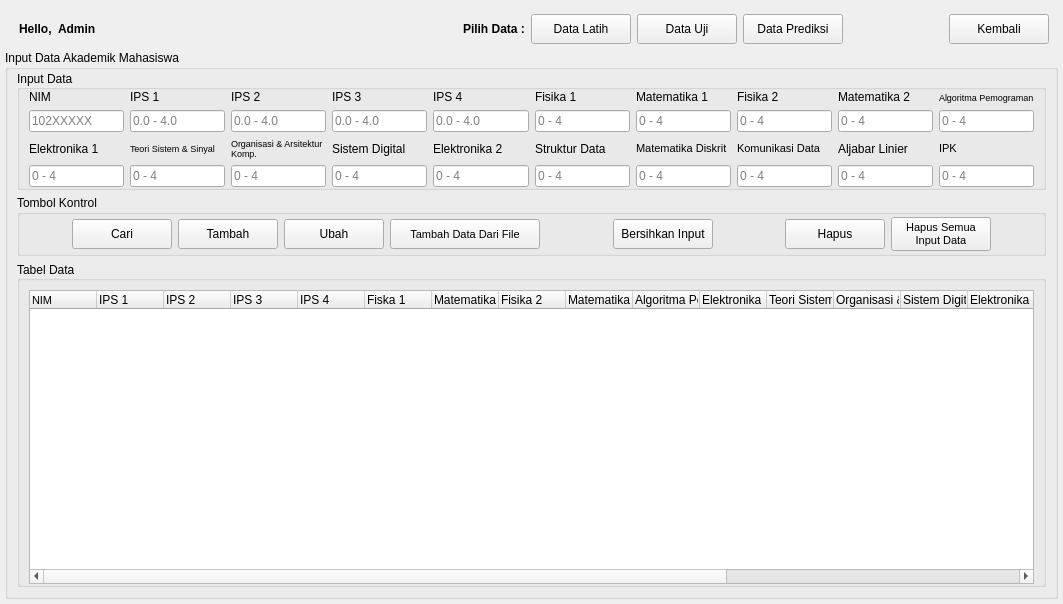
<?xml version="1.0" encoding="UTF-8"?>
<ui version="4.0">
 <class>MainWindow</class>
 <widget class="QMainWindow" name="MainWindow">
  <property name="geometry">
   <rect>
    <x>0</x>
    <y>0</y>
    <width>1063</width>
    <height>604</height>
   </rect>
  </property>
  <property name="windowTitle">
   <string>MainWindow</string>
  </property>
  <property name="windowIcon">
   <iconset resource="sourcesGambar.qrc">
    <normaloff>:/Main/logo_unikom_kuning.png</normaloff>:/Main/logo_unikom_kuning.png</iconset>
  </property>
  <widget class="QWidget" name="centralwidget">
   <layout class="QVBoxLayout" name="verticalLayout_2">
    <property name="leftMargin">
     <number>5</number>
    </property>
    <property name="topMargin">
     <number>5</number>
    </property>
    <property name="rightMargin">
     <number>5</number>
    </property>
    <property name="bottomMargin">
     <number>5</number>
    </property>
    <item>
     <widget class="QFrame" name="frame">
      <property name="frameShape">
       <enum>QFrame::NoFrame</enum>
      </property>
      <property name="frameShadow">
       <enum>QFrame::Raised</enum>
      </property>
      <layout class="QHBoxLayout" name="horizontalLayout_2">
       <property name="leftMargin">
        <number>9</number>
       </property>
       <property name="topMargin">
        <number>9</number>
       </property>
       <property name="rightMargin">
        <number>9</number>
       </property>
       <property name="bottomMargin">
        <number>0</number>
       </property>
       <item>
        <widget class="QLabel" name="lHelo">
         <property name="sizePolicy">
          <sizepolicy hsizetype="Minimum" vsizetype="Preferred">
           <horstretch>0</horstretch>
           <verstretch>0</verstretch>
          </sizepolicy>
         </property>
         <property name="maximumSize">
          <size>
           <width>40</width>
           <height>16777215</height>
          </size>
         </property>
         <property name="font">
          <font>
           <weight>75</weight>
           <bold>true</bold>
          </font>
         </property>
         <property name="text">
          <string>Hello,</string>
         </property>
         <property name="margin">
          <number>0</number>
         </property>
         <property name="indent">
          <number>5</number>
         </property>
        </widget>
       </item>
       <item>
        <widget class="QLabel" name="lAdmin">
         <property name="font">
          <font>
           <weight>75</weight>
           <bold>true</bold>
          </font>
         </property>
         <property name="text">
          <string>Admin</string>
         </property>
         <property name="margin">
          <number>0</number>
         </property>
         <property name="indent">
          <number>-1</number>
         </property>
        </widget>
       </item>
       <item>
        <spacer name="horizontalSpacer">
         <property name="orientation">
          <enum>Qt::Horizontal</enum>
         </property>
         <property name="sizeHint" stdset="0">
          <size>
           <width>40</width>
           <height>20</height>
          </size>
         </property>
        </spacer>
       </item>
       <item>
        <widget class="QLabel" name="lHelo_2">
         <property name="sizePolicy">
          <sizepolicy hsizetype="Minimum" vsizetype="Preferred">
           <horstretch>0</horstretch>
           <verstretch>0</verstretch>
          </sizepolicy>
         </property>
         <property name="maximumSize">
          <size>
           <width>16777215</width>
           <height>16777215</height>
          </size>
         </property>
         <property name="font">
          <font>
           <weight>75</weight>
           <bold>true</bold>
          </font>
         </property>
         <property name="text">
          <string>Pilih Data :</string>
         </property>
         <property name="margin">
          <number>0</number>
         </property>
         <property name="indent">
          <number>5</number>
         </property>
        </widget>
       </item>
       <item>
        <widget class="QPushButton" name="pbLatih">
         <property name="minimumSize">
          <size>
           <width>100</width>
           <height>30</height>
          </size>
         </property>
         <property name="text">
          <string>Data Latih</string>
         </property>
         <property name="checkable">
          <bool>true</bool>
         </property>
         <property name="checked">
          <bool>false</bool>
         </property>
         <property name="autoDefault">
          <bool>false</bool>
         </property>
         <property name="default">
          <bool>false</bool>
         </property>
         <property name="flat">
          <bool>false</bool>
         </property>
        </widget>
       </item>
       <item>
        <widget class="QPushButton" name="pbUji">
         <property name="minimumSize">
          <size>
           <width>100</width>
           <height>30</height>
          </size>
         </property>
         <property name="text">
          <string>Data Uji</string>
         </property>
         <property name="checkable">
          <bool>true</bool>
         </property>
        </widget>
       </item>
       <item>
        <widget class="QPushButton" name="pbPrediksi">
         <property name="minimumSize">
          <size>
           <width>100</width>
           <height>30</height>
          </size>
         </property>
         <property name="text">
          <string>Data Prediksi</string>
         </property>
         <property name="checkable">
          <bool>true</bool>
         </property>
        </widget>
       </item>
       <item>
        <spacer name="horizontalSpacer_5">
         <property name="orientation">
          <enum>Qt::Horizontal</enum>
         </property>
         <property name="sizeType">
          <enum>QSizePolicy::Fixed</enum>
         </property>
         <property name="sizeHint" stdset="0">
          <size>
           <width>100</width>
           <height>20</height>
          </size>
         </property>
        </spacer>
       </item>
       <item>
        <widget class="QPushButton" name="pbKembali">
         <property name="minimumSize">
          <size>
           <width>100</width>
           <height>30</height>
          </size>
         </property>
         <property name="maximumSize">
          <size>
           <width>100</width>
           <height>16777215</height>
          </size>
         </property>
         <property name="toolTip">
          <string>Kembali ke menu pelatihan</string>
         </property>
         <property name="text">
          <string>Kembali</string>
         </property>
        </widget>
       </item>
      </layout>
     </widget>
    </item>
    <item>
     <widget class="QGroupBox" name="groupBox">
      <property name="title">
       <string>Input Data Akademik Mahasiswa</string>
      </property>
      <layout class="QVBoxLayout" name="verticalLayout">
       <property name="spacing">
        <number>5</number>
       </property>
       <property name="topMargin">
        <number>0</number>
       </property>
       <item>
        <widget class="QGroupBox" name="gInputData">
         <property name="title">
          <string>Input Data</string>
         </property>
         <property name="alignment">
          <set>Qt::AlignLeading|Qt::AlignLeft|Qt::AlignVCenter</set>
         </property>
         <property name="flat">
          <bool>true</bool>
         </property>
         <property name="checkable">
          <bool>false</bool>
         </property>
         <layout class="QGridLayout" name="gridLayout_3">
          <property name="topMargin">
           <number>0</number>
          </property>
          <property name="bottomMargin">
           <number>0</number>
          </property>
          <item row="3" column="15">
           <widget class="QLabel" name="label_30">
            <property name="maximumSize">
             <size>
              <width>16777215</width>
              <height>16777215</height>
             </size>
            </property>
            <property name="font">
             <font>
              <pointsize>8</pointsize>
             </font>
            </property>
            <property name="text">
             <string>IPK</string>
            </property>
            <property name="wordWrap">
             <bool>true</bool>
            </property>
           </widget>
          </item>
          <item row="1" column="15">
           <widget class="QLineEdit" name="leX9">
            <property name="maximumSize">
             <size>
              <width>16777215</width>
              <height>16777215</height>
             </size>
            </property>
            <property name="placeholderText">
             <string>0 - 4</string>
            </property>
           </widget>
          </item>
          <item row="0" column="15">
           <widget class="QLabel" name="label_8">
            <property name="maximumSize">
             <size>
              <width>16777215</width>
              <height>16777215</height>
             </size>
            </property>
            <property name="font">
             <font>
              <pointsize>7</pointsize>
             </font>
            </property>
            <property name="text">
             <string>Algoritma Pemograman</string>
            </property>
            <property name="wordWrap">
             <bool>false</bool>
            </property>
           </widget>
          </item>
          <item row="1" column="14">
           <widget class="QLineEdit" name="leX8">
            <property name="sizePolicy">
             <sizepolicy hsizetype="Expanding" vsizetype="Fixed">
              <horstretch>0</horstretch>
              <verstretch>0</verstretch>
             </sizepolicy>
            </property>
            <property name="minimumSize">
             <size>
              <width>70</width>
              <height>0</height>
             </size>
            </property>
            <property name="maximumSize">
             <size>
              <width>16777215</width>
              <height>16777215</height>
             </size>
            </property>
            <property name="baseSize">
             <size>
              <width>0</width>
              <height>0</height>
             </size>
            </property>
            <property name="placeholderText">
             <string>0 - 4</string>
            </property>
           </widget>
          </item>
          <item row="3" column="6">
           <widget class="QLabel" name="label_23">
            <property name="maximumSize">
             <size>
              <width>16777215</width>
              <height>16777215</height>
             </size>
            </property>
            <property name="text">
             <string>Sistem Digital</string>
            </property>
            <property name="wordWrap">
             <bool>true</bool>
            </property>
           </widget>
          </item>
          <item row="0" column="14">
           <widget class="QLabel" name="label_26">
            <property name="maximumSize">
             <size>
              <width>16777215</width>
              <height>16777215</height>
             </size>
            </property>
            <property name="text">
             <string>Matematika 2</string>
            </property>
            <property name="wordWrap">
             <bool>true</bool>
            </property>
           </widget>
          </item>
          <item row="1" column="12">
           <widget class="QLineEdit" name="leX7">
            <property name="maximumSize">
             <size>
              <width>16777215</width>
              <height>16777215</height>
             </size>
            </property>
            <property name="placeholderText">
             <string>0 - 4</string>
            </property>
           </widget>
          </item>
          <item row="0" column="12">
           <widget class="QLabel" name="label_7">
            <property name="maximumSize">
             <size>
              <width>16777215</width>
              <height>16777215</height>
             </size>
            </property>
            <property name="text">
             <string>Fisika 2</string>
            </property>
           </widget>
          </item>
          <item row="0" column="2">
           <widget class="QLabel" name="label_2">
            <property name="maximumSize">
             <size>
              <width>16777215</width>
              <height>16777215</height>
             </size>
            </property>
            <property name="text">
             <string>IPS 1</string>
            </property>
           </widget>
          </item>
          <item row="0" column="6">
           <widget class="QLabel" name="label_27">
            <property name="maximumSize">
             <size>
              <width>16777215</width>
              <height>16777215</height>
             </size>
            </property>
            <property name="text">
             <string>IPS 3</string>
            </property>
           </widget>
          </item>
          <item row="0" column="9">
           <widget class="QLabel" name="label_5">
            <property name="maximumSize">
             <size>
              <width>16777215</width>
              <height>16777215</height>
             </size>
            </property>
            <property name="text">
             <string>Fisika 1</string>
            </property>
           </widget>
          </item>
          <item row="0" column="10">
           <widget class="QLabel" name="label_6">
            <property name="maximumSize">
             <size>
              <width>16777215</width>
              <height>16777215</height>
             </size>
            </property>
            <property name="text">
             <string>Matematika 1</string>
            </property>
           </widget>
          </item>
          <item row="0" column="0">
           <widget class="QLabel" name="label">
            <property name="maximumSize">
             <size>
              <width>16777215</width>
              <height>16777215</height>
             </size>
            </property>
            <property name="text">
             <string>NIM</string>
            </property>
           </widget>
          </item>
          <item row="1" column="0">
           <widget class="QLineEdit" name="leNIM">
            <property name="maximumSize">
             <size>
              <width>16777215</width>
              <height>16777215</height>
             </size>
            </property>
            <property name="placeholderText">
             <string>102XXXXX</string>
            </property>
           </widget>
          </item>
          <item row="1" column="7">
           <widget class="QLineEdit" name="leX4">
            <property name="maximumSize">
             <size>
              <width>16777215</width>
              <height>16777215</height>
             </size>
            </property>
            <property name="placeholderText">
             <string>0.0 - 4.0</string>
            </property>
           </widget>
          </item>
          <item row="1" column="4">
           <widget class="QLineEdit" name="leX2">
            <property name="maximumSize">
             <size>
              <width>16777215</width>
              <height>16777215</height>
             </size>
            </property>
            <property name="placeholderText">
             <string>0.0 - 4.0</string>
            </property>
           </widget>
          </item>
          <item row="1" column="2">
           <widget class="QLineEdit" name="leX1">
            <property name="maximumSize">
             <size>
              <width>16777215</width>
              <height>16777215</height>
             </size>
            </property>
            <property name="placeholderText">
             <string>0.0 - 4.0</string>
            </property>
           </widget>
          </item>
          <item row="1" column="6">
           <widget class="QLineEdit" name="leX3">
            <property name="maximumSize">
             <size>
              <width>16777215</width>
              <height>16777215</height>
             </size>
            </property>
            <property name="placeholderText">
             <string>0.0 - 4.0</string>
            </property>
           </widget>
          </item>
          <item row="1" column="10">
           <widget class="QLineEdit" name="leX6">
            <property name="maximumSize">
             <size>
              <width>16777215</width>
              <height>16777215</height>
             </size>
            </property>
            <property name="placeholderText">
             <string>0 - 4</string>
            </property>
           </widget>
          </item>
          <item row="0" column="4">
           <widget class="QLabel" name="label_3">
            <property name="maximumSize">
             <size>
              <width>16777215</width>
              <height>16777215</height>
             </size>
            </property>
            <property name="text">
             <string>IPS 2</string>
            </property>
           </widget>
          </item>
          <item row="1" column="9">
           <widget class="QLineEdit" name="leX5">
            <property name="maximumSize">
             <size>
              <width>16777215</width>
              <height>16777215</height>
             </size>
            </property>
            <property name="placeholderText">
             <string>0 - 4</string>
            </property>
           </widget>
          </item>
          <item row="0" column="7">
           <widget class="QLabel" name="label_4">
            <property name="maximumSize">
             <size>
              <width>16777215</width>
              <height>16777215</height>
             </size>
            </property>
            <property name="text">
             <string>IPS 4</string>
            </property>
           </widget>
          </item>
          <item row="4" column="12">
           <widget class="QLineEdit" name="leX17">
            <property name="maximumSize">
             <size>
              <width>16777215</width>
              <height>16777215</height>
             </size>
            </property>
            <property name="placeholderText">
             <string>0 - 4</string>
            </property>
           </widget>
          </item>
          <item row="4" column="9">
           <widget class="QLineEdit" name="leX15">
            <property name="maximumSize">
             <size>
              <width>16777215</width>
              <height>16777215</height>
             </size>
            </property>
            <property name="placeholderText">
             <string>0 - 4</string>
            </property>
           </widget>
          </item>
          <item row="4" column="10">
           <widget class="QLineEdit" name="leX16">
            <property name="maximumSize">
             <size>
              <width>16777215</width>
              <height>16777215</height>
             </size>
            </property>
            <property name="placeholderText">
             <string>0 - 4</string>
            </property>
           </widget>
          </item>
          <item row="4" column="2">
           <widget class="QLineEdit" name="leX11">
            <property name="maximumSize">
             <size>
              <width>16777215</width>
              <height>16777215</height>
             </size>
            </property>
            <property name="placeholderText">
             <string>0 - 4</string>
            </property>
           </widget>
          </item>
          <item row="4" column="0">
           <widget class="QLineEdit" name="leX10">
            <property name="maximumSize">
             <size>
              <width>16777215</width>
              <height>16777215</height>
             </size>
            </property>
            <property name="placeholderText">
             <string>0 - 4</string>
            </property>
           </widget>
          </item>
          <item row="4" column="4">
           <widget class="QLineEdit" name="leX12">
            <property name="maximumSize">
             <size>
              <width>16777215</width>
              <height>16777215</height>
             </size>
            </property>
            <property name="placeholderText">
             <string>0 - 4</string>
            </property>
           </widget>
          </item>
          <item row="4" column="7">
           <widget class="QLineEdit" name="leX14">
            <property name="maximumSize">
             <size>
              <width>16777215</width>
              <height>16777215</height>
             </size>
            </property>
            <property name="placeholderText">
             <string>0 - 4</string>
            </property>
           </widget>
          </item>
          <item row="4" column="15">
           <widget class="QLineEdit" name="leIPK">
            <property name="maximumSize">
             <size>
              <width>16777215</width>
              <height>16777215</height>
             </size>
            </property>
            <property name="placeholderText">
             <string>0 - 4</string>
            </property>
           </widget>
          </item>
          <item row="4" column="6">
           <widget class="QLineEdit" name="leX13">
            <property name="maximumSize">
             <size>
              <width>16777215</width>
              <height>16777215</height>
             </size>
            </property>
            <property name="placeholderText">
             <string>0 - 4</string>
            </property>
           </widget>
          </item>
          <item row="3" column="14">
           <widget class="QLabel" name="label_29">
            <property name="maximumSize">
             <size>
              <width>16777215</width>
              <height>16777215</height>
             </size>
            </property>
            <property name="text">
             <string>Aljabar Linier</string>
            </property>
            <property name="wordWrap">
             <bool>true</bool>
            </property>
           </widget>
          </item>
          <item row="3" column="12">
           <widget class="QLabel" name="label_28">
            <property name="maximumSize">
             <size>
              <width>16777215</width>
              <height>16777215</height>
             </size>
            </property>
            <property name="font">
             <font>
              <pointsize>8</pointsize>
             </font>
            </property>
            <property name="text">
             <string>Komunikasi Data</string>
            </property>
            <property name="wordWrap">
             <bool>true</bool>
            </property>
           </widget>
          </item>
          <item row="4" column="14">
           <widget class="QLineEdit" name="leX18">
            <property name="maximumSize">
             <size>
              <width>16777215</width>
              <height>16777215</height>
             </size>
            </property>
            <property name="placeholderText">
             <string>0 - 4</string>
            </property>
           </widget>
          </item>
          <item row="3" column="0">
           <widget class="QLabel" name="label_9">
            <property name="maximumSize">
             <size>
              <width>16777215</width>
              <height>16777215</height>
             </size>
            </property>
            <property name="text">
             <string>Elektronika 1</string>
            </property>
           </widget>
          </item>
          <item row="3" column="2">
           <widget class="QLabel" name="label_10">
            <property name="maximumSize">
             <size>
              <width>16777215</width>
              <height>16777215</height>
             </size>
            </property>
            <property name="font">
             <font>
              <pointsize>7</pointsize>
             </font>
            </property>
            <property name="text">
             <string>Teori Sistem &amp; Sinyal</string>
            </property>
            <property name="wordWrap">
             <bool>true</bool>
            </property>
           </widget>
          </item>
          <item row="3" column="4">
           <widget class="QLabel" name="label_11">
            <property name="maximumSize">
             <size>
              <width>16777215</width>
              <height>16777215</height>
             </size>
            </property>
            <property name="font">
             <font>
              <pointsize>7</pointsize>
             </font>
            </property>
            <property name="text">
             <string>Organisasi &amp; Arsitektur Komp.</string>
            </property>
            <property name="wordWrap">
             <bool>true</bool>
            </property>
           </widget>
          </item>
          <item row="3" column="9">
           <widget class="QLabel" name="label_25">
            <property name="maximumSize">
             <size>
              <width>16777215</width>
              <height>16777215</height>
             </size>
            </property>
            <property name="text">
             <string>Struktur Data</string>
            </property>
            <property name="wordWrap">
             <bool>true</bool>
            </property>
           </widget>
          </item>
          <item row="3" column="7">
           <widget class="QLabel" name="label_24">
            <property name="maximumSize">
             <size>
              <width>16777215</width>
              <height>16777215</height>
             </size>
            </property>
            <property name="text">
             <string>Elektronika 2</string>
            </property>
            <property name="wordWrap">
             <bool>true</bool>
            </property>
           </widget>
          </item>
          <item row="3" column="10">
           <widget class="QLabel" name="label_31">
            <property name="maximumSize">
             <size>
              <width>16777215</width>
              <height>16777215</height>
             </size>
            </property>
            <property name="font">
             <font>
              <pointsize>8</pointsize>
             </font>
            </property>
            <property name="text">
             <string>Matematika Diskrit</string>
            </property>
            <property name="wordWrap">
             <bool>true</bool>
            </property>
           </widget>
          </item>
         </layout>
        </widget>
       </item>
       <item>
        <widget class="QGroupBox" name="groupBox_2">
         <property name="title">
          <string>Tombol Kontrol</string>
         </property>
         <property name="flat">
          <bool>true</bool>
         </property>
         <layout class="QHBoxLayout" name="horizontalLayout_3">
          <property name="leftMargin">
           <number>2</number>
          </property>
          <property name="topMargin">
           <number>2</number>
          </property>
          <property name="rightMargin">
           <number>2</number>
          </property>
          <property name="bottomMargin">
           <number>2</number>
          </property>
          <item>
           <spacer name="horizontalSpacer_3">
            <property name="orientation">
             <enum>Qt::Horizontal</enum>
            </property>
            <property name="sizeType">
             <enum>QSizePolicy::Fixed</enum>
            </property>
            <property name="sizeHint" stdset="0">
             <size>
              <width>50</width>
              <height>20</height>
             </size>
            </property>
           </spacer>
          </item>
          <item>
           <widget class="QPushButton" name="pbSearch">
            <property name="sizePolicy">
             <sizepolicy hsizetype="Maximum" vsizetype="Fixed">
              <horstretch>0</horstretch>
              <verstretch>0</verstretch>
             </sizepolicy>
            </property>
            <property name="minimumSize">
             <size>
              <width>100</width>
              <height>30</height>
             </size>
            </property>
            <property name="text">
             <string>Cari</string>
            </property>
            <property name="autoExclusive">
             <bool>false</bool>
            </property>
            <property name="autoDefault">
             <bool>false</bool>
            </property>
            <property name="default">
             <bool>false</bool>
            </property>
            <property name="flat">
             <bool>false</bool>
            </property>
           </widget>
          </item>
          <item>
           <widget class="QPushButton" name="pbTambah">
            <property name="sizePolicy">
             <sizepolicy hsizetype="Minimum" vsizetype="Fixed">
              <horstretch>0</horstretch>
              <verstretch>0</verstretch>
             </sizepolicy>
            </property>
            <property name="minimumSize">
             <size>
              <width>100</width>
              <height>30</height>
             </size>
            </property>
            <property name="text">
             <string>Tambah</string>
            </property>
            <property name="autoExclusive">
             <bool>false</bool>
            </property>
            <property name="autoDefault">
             <bool>false</bool>
            </property>
            <property name="default">
             <bool>false</bool>
            </property>
            <property name="flat">
             <bool>false</bool>
            </property>
           </widget>
          </item>
          <item>
           <widget class="QPushButton" name="pbUpdate">
            <property name="minimumSize">
             <size>
              <width>100</width>
              <height>30</height>
             </size>
            </property>
            <property name="text">
             <string>Ubah</string>
            </property>
           </widget>
          </item>
          <item>
           <widget class="QPushButton" name="pbTmbFile">
            <property name="sizePolicy">
             <sizepolicy hsizetype="Minimum" vsizetype="Fixed">
              <horstretch>0</horstretch>
              <verstretch>0</verstretch>
             </sizepolicy>
            </property>
            <property name="minimumSize">
             <size>
              <width>150</width>
              <height>30</height>
             </size>
            </property>
            <property name="font">
             <font>
              <pointsize>8</pointsize>
              <weight>50</weight>
              <bold>false</bold>
             </font>
            </property>
            <property name="mouseTracking">
             <bool>false</bool>
            </property>
            <property name="toolTip">
             <string>Menambah data input dari file excel</string>
            </property>
            <property name="text">
             <string>Tambah Data Dari File</string>
            </property>
            <property name="checkable">
             <bool>false</bool>
            </property>
            <property name="checked">
             <bool>false</bool>
            </property>
            <property name="autoExclusive">
             <bool>false</bool>
            </property>
            <property name="autoDefault">
             <bool>false</bool>
            </property>
            <property name="default">
             <bool>false</bool>
            </property>
            <property name="flat">
             <bool>false</bool>
            </property>
           </widget>
          </item>
          <item>
           <spacer name="horizontalSpacer_6">
            <property name="orientation">
             <enum>Qt::Horizontal</enum>
            </property>
            <property name="sizeHint" stdset="0">
             <size>
              <width>40</width>
              <height>20</height>
             </size>
            </property>
           </spacer>
          </item>
          <item>
           <widget class="QPushButton" name="pbClear">
            <property name="minimumSize">
             <size>
              <width>100</width>
              <height>30</height>
             </size>
            </property>
            <property name="text">
             <string>Bersihkan Input</string>
            </property>
           </widget>
          </item>
          <item>
           <spacer name="horizontalSpacer_2">
            <property name="orientation">
             <enum>Qt::Horizontal</enum>
            </property>
            <property name="sizeHint" stdset="0">
             <size>
              <width>40</width>
              <height>20</height>
             </size>
            </property>
           </spacer>
          </item>
          <item>
           <widget class="QPushButton" name="pbHapusOne">
            <property name="minimumSize">
             <size>
              <width>100</width>
              <height>30</height>
             </size>
            </property>
            <property name="text">
             <string>Hapus</string>
            </property>
           </widget>
          </item>
          <item>
           <widget class="QPushButton" name="pbHapusAll">
            <property name="sizePolicy">
             <sizepolicy hsizetype="Minimum" vsizetype="Fixed">
              <horstretch>0</horstretch>
              <verstretch>0</verstretch>
             </sizepolicy>
            </property>
            <property name="minimumSize">
             <size>
              <width>100</width>
              <height>30</height>
             </size>
            </property>
            <property name="font">
             <font>
              <pointsize>8</pointsize>
              <stylestrategy>PreferAntialias</stylestrategy>
             </font>
            </property>
            <property name="toolTip">
             <string>Menghapus semua data input pada tabel</string>
            </property>
            <property name="text">
             <string>Hapus Semua
Input Data</string>
            </property>
            <property name="autoExclusive">
             <bool>false</bool>
            </property>
            <property name="autoDefault">
             <bool>false</bool>
            </property>
            <property name="default">
             <bool>false</bool>
            </property>
            <property name="flat">
             <bool>false</bool>
            </property>
           </widget>
          </item>
          <item>
           <spacer name="horizontalSpacer_4">
            <property name="orientation">
             <enum>Qt::Horizontal</enum>
            </property>
            <property name="sizeType">
             <enum>QSizePolicy::Fixed</enum>
            </property>
            <property name="sizeHint" stdset="0">
             <size>
              <width>50</width>
              <height>20</height>
             </size>
            </property>
           </spacer>
          </item>
         </layout>
        </widget>
       </item>
       <item>
        <widget class="QGroupBox" name="glistdata">
         <property name="font">
          <font>
           <weight>50</weight>
           <bold>false</bold>
          </font>
         </property>
         <property name="title">
          <string>Tabel Data</string>
         </property>
         <property name="alignment">
          <set>Qt::AlignLeading|Qt::AlignLeft|Qt::AlignVCenter</set>
         </property>
         <property name="flat">
          <bool>true</bool>
         </property>
         <property name="checkable">
          <bool>false</bool>
         </property>
         <layout class="QHBoxLayout" name="horizontalLayout">
          <property name="topMargin">
           <number>9</number>
          </property>
          <property name="bottomMargin">
           <number>0</number>
          </property>
          <item>
           <widget class="QTableWidget" name="tbDataPre">
            <property name="minimumSize">
             <size>
              <width>0</width>
              <height>0</height>
             </size>
            </property>
            <property name="maximumSize">
             <size>
              <width>16777215</width>
              <height>16777215</height>
             </size>
            </property>
            <property name="autoFillBackground">
             <bool>true</bool>
            </property>
            <property name="editTriggers">
             <set>QAbstractItemView::NoEditTriggers</set>
            </property>
            <property name="dragDropOverwriteMode">
             <bool>false</bool>
            </property>
            <property name="alternatingRowColors">
             <bool>true</bool>
            </property>
            <property name="selectionMode">
             <enum>QAbstractItemView::SingleSelection</enum>
            </property>
            <property name="selectionBehavior">
             <enum>QAbstractItemView::SelectRows</enum>
            </property>
            <property name="sortingEnabled">
             <bool>false</bool>
            </property>
            <attribute name="horizontalHeaderDefaultSectionSize">
             <number>67</number>
            </attribute>
            <column>
             <property name="text">
              <string>NIM</string>
             </property>
             <property name="font">
              <font>
               <pointsize>8</pointsize>
               <weight>50</weight>
               <bold>false</bold>
              </font>
             </property>
             <property name="textAlignment">
              <set>AlignLeading|AlignVCenter</set>
             </property>
            </column>
            <column>
             <property name="text">
              <string>IPS 1</string>
             </property>
             <property name="textAlignment">
              <set>AlignLeading|AlignVCenter</set>
             </property>
            </column>
            <column>
             <property name="text">
              <string>IPS 2</string>
             </property>
             <property name="textAlignment">
              <set>AlignLeading|AlignVCenter</set>
             </property>
            </column>
            <column>
             <property name="text">
              <string>IPS 3</string>
             </property>
             <property name="textAlignment">
              <set>AlignLeading|AlignVCenter</set>
             </property>
            </column>
            <column>
             <property name="text">
              <string>IPS 4</string>
             </property>
             <property name="textAlignment">
              <set>AlignLeading|AlignVCenter</set>
             </property>
            </column>
            <column>
             <property name="text">
              <string>Fiska 1</string>
             </property>
             <property name="textAlignment">
              <set>AlignLeading|AlignVCenter</set>
             </property>
            </column>
            <column>
             <property name="text">
              <string>Matematika 1</string>
             </property>
             <property name="textAlignment">
              <set>AlignLeading|AlignVCenter</set>
             </property>
            </column>
            <column>
             <property name="text">
              <string>Fisika 2</string>
             </property>
             <property name="textAlignment">
              <set>AlignLeading|AlignVCenter</set>
             </property>
            </column>
            <column>
             <property name="text">
              <string>Matematika 2</string>
             </property>
             <property name="textAlignment">
              <set>AlignLeading|AlignVCenter</set>
             </property>
            </column>
            <column>
             <property name="text">
              <string>Algoritma Pemograman</string>
             </property>
             <property name="textAlignment">
              <set>AlignLeading|AlignVCenter</set>
             </property>
            </column>
            <column>
             <property name="text">
              <string>Elektronika 1</string>
             </property>
             <property name="textAlignment">
              <set>AlignLeading|AlignVCenter</set>
             </property>
            </column>
            <column>
             <property name="text">
              <string>Teori Sistem &amp; Sinyal</string>
             </property>
             <property name="textAlignment">
              <set>AlignLeading|AlignVCenter</set>
             </property>
            </column>
            <column>
             <property name="text">
              <string>Organisasi &amp; Arsitektur Komputer 1</string>
             </property>
             <property name="textAlignment">
              <set>AlignLeading|AlignVCenter</set>
             </property>
            </column>
            <column>
             <property name="text">
              <string>Sistem Digital</string>
             </property>
             <property name="textAlignment">
              <set>AlignLeading|AlignVCenter</set>
             </property>
            </column>
            <column>
             <property name="text">
              <string>Elektronika 2</string>
             </property>
             <property name="textAlignment">
              <set>AlignLeading|AlignVCenter</set>
             </property>
            </column>
            <column>
             <property name="text">
              <string>Struktur Data</string>
             </property>
             <property name="textAlignment">
              <set>AlignLeading|AlignVCenter</set>
             </property>
            </column>
            <column>
             <property name="text">
              <string>Matematika Diskrit</string>
             </property>
             <property name="textAlignment">
              <set>AlignLeading|AlignVCenter</set>
             </property>
            </column>
            <column>
             <property name="text">
              <string>Komunikasi Data</string>
             </property>
             <property name="textAlignment">
              <set>AlignLeading|AlignVCenter</set>
             </property>
            </column>
            <column>
             <property name="text">
              <string>Aljabar Linear</string>
             </property>
             <property name="textAlignment">
              <set>AlignLeading|AlignVCenter</set>
             </property>
            </column>
            <column>
             <property name="text">
              <string>IPK</string>
             </property>
             <property name="textAlignment">
              <set>AlignLeading|AlignVCenter</set>
             </property>
            </column>
           </widget>
          </item>
         </layout>
        </widget>
       </item>
      </layout>
     </widget>
    </item>
   </layout>
  </widget>
 </widget>
 <resources>
  <include location="sourcesGambar.qrc"/>
 </resources>
 <connections/>
</ui>
